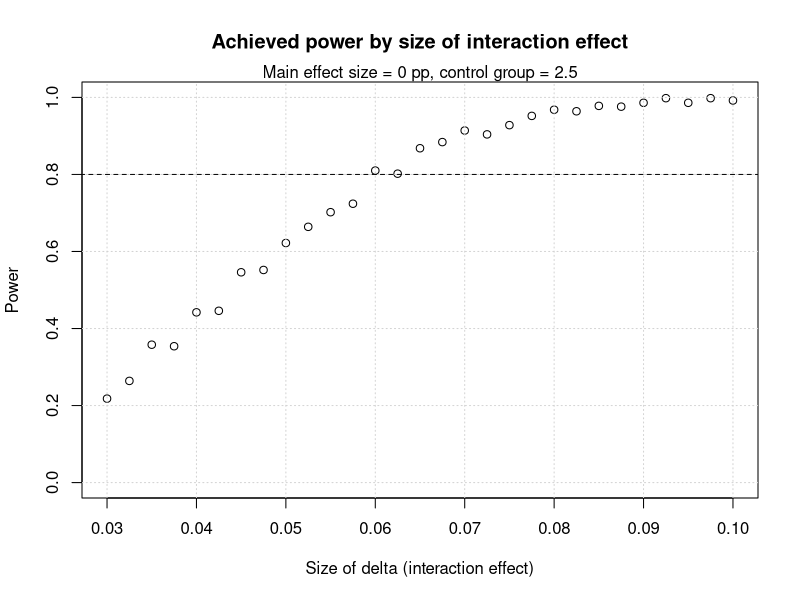

R code for this plot:
### POWER SIMULATION FOR INTERACTION EFFECTS OF BINARY VARIABLES ###
### Adapted from here: https://egap.org/resource/script-power-analysis-simulations-in-r/
### Created by Teo Firpo on 29.10.2021

# This power simulation assumes a binary outcome variable, binary treatment and 
# binary covariates (e.g. gender); it can be used to estimate the power achieved  
# when estimating the interaction between the treatment and the binary covariate.

# HOW TO USE IT: A key input is how much does the outcome varies by the covariate. 
# Delta and lambda add to the main effect for each group, respectively. 
# Delta varies while lambda is fixed.
# beta0 is the expected effect for the control group. Tau is the main effect. 

possible.deltas <- seq(from=0.03, to=0.1, by=0.0025)  # The deltas we'll be considering
powers <- rep(NA, length(possible.deltas))            # Empty object to collect simulation estimates
alpha <- 0.025                                        # Standard significance level
sims <- 500                                           # Number of simulations to conduct for each N

#### Outer loop to vary the number of subjects ####
for (j in 1:length(possible.deltas)){
  delta <- possible.deltas[j]                      # Pick the jth value for delta
  significant.experiments <- rep(NA, sims)         # Empty object to count significant experiments
  
  #### Inner loop to conduct experiments "sims" times over for each beta0 ####
  for (i in 1:sims){
    Nm <- 2728                                            # Set N for men
    Nw <- 500                                             # Set N for women
    N <- Nm+Nw                                            # Set total N
    beta0 <- 0.025                                        # Set baseline rate (for control group)
    tau <- 0.00                                           # Set main effect size
    lambda <- 0.00                                        # Set whether outcome changes for men
    men <- rep(0, times = Nm)                             # Create vector for men
    women <- rep(1, times = Nw)                           # ... and women
    gender <- c(men, women)                               # and join them into a gender vector
    Y0 <-  rbinom(n=N, size=1, prob=beta0)                # Control potential outcome
    Ym <-  rbinom(n=N, size=1, prob=(beta0+tau-lambda))   # Outcome for treated men
    Yw <-  rbinom(n=N, size=1, prob=(beta0+tau+delta))    # Outcome for treated women
    Y1 <- gender*Ym + Yw*(1-gender)                       # Potential treatment outcomes depending to gender 
    Z.sim <- rbinom(n=N, size=1, prob=.5)                 # Do a random assignment
    Y.sim <- Y1*Z.sim + Y0*(1-Z.sim)                      # Reveal outcomes according to assignment
    fit.sim <- lm(Y.sim ~ Z.sim + gender + gender:Z.sim)  # Do analysis (Simple regression)
    p.value <- summary(fit.sim)$coefficients[4,4]         # Extract p-values
    significant.experiments[i] <- (p.value <= alpha)      # Determine significance according to p <= 0.05
  }
  
  powers[j] <- mean(significant.experiments)       # store average success rate (power) for each N
}
### Make a nice plot
subtitle =paste("Main effect size =", tau*100, "pp, control group =", beta0*100)
plot(possible.deltas, powers, ylim=c(0,1), 
     main = "Achieved power by size of interaction effect" ,
     mtext(subtitle),
     xlab = "Size of delta (interaction effect)",
     ylab = "Power",
     cex.main=1.2)
grid(ny=NULL, lty="dotted")
segments(x0=0, y0=0.8, x1=0.8, lty=2)